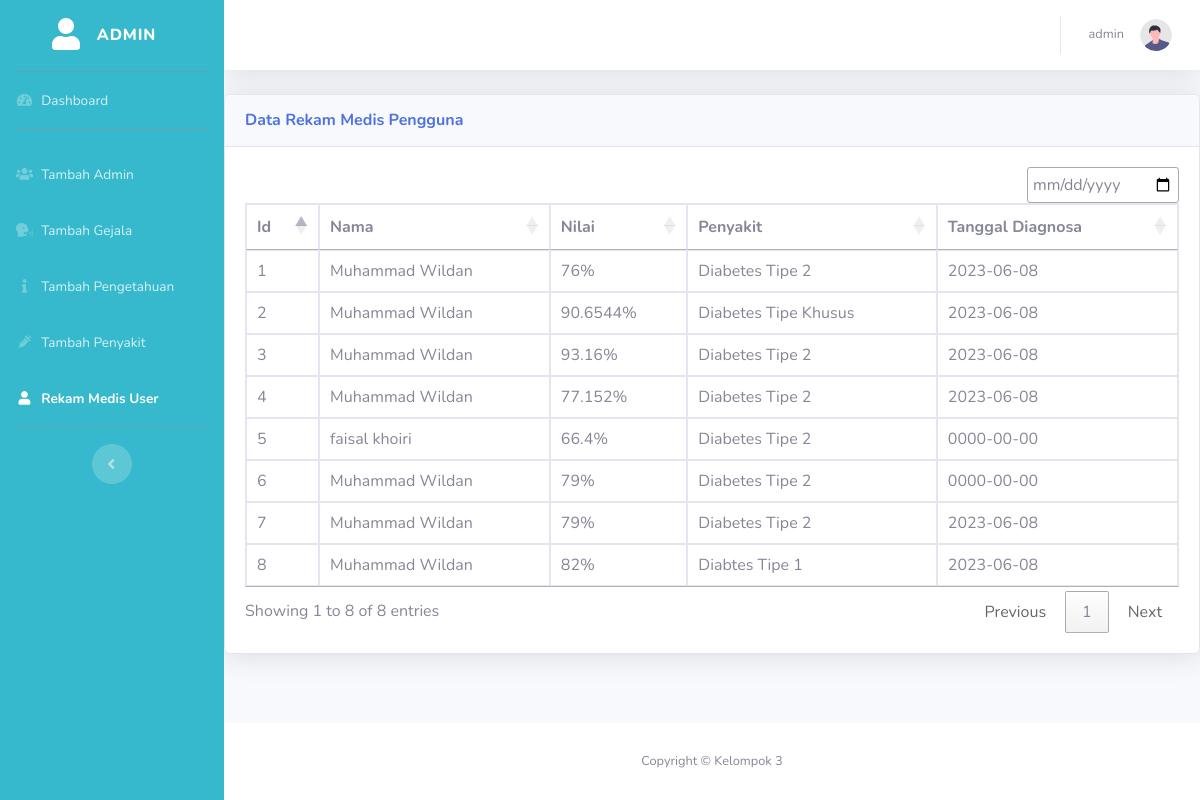
Page /rekammedis.php (signed in) on the committed database.
### tables this page shows
CREATE TABLE `catatanmedis` (
  `id` int(11) NOT NULL,
  `nama` varchar(255) NOT NULL,
  `nilai` varchar(255) NOT NULL,
  `penyakit` varchar(255) NOT NULL,
  `tgl_diagnosa` date NOT NULL DEFAULT current_timestamp()
);

### auth.php (called while the page is built, shortened)
<?php
  class auth
  {
    function koneksi (){
			 $host = 'localhost';
			 $name = 'root';
			 $pass = '';
			 $dbname = 'diagnosa';
			 $konek= mysqli_connect($host,$name,$pass,$dbname);
		if (mysqli_connect_errno()) {
			echo "DATABASE TIDAK ADA !  ".mysqli_connect_error();
		}else {
			$this->konek=$konek;
			return $this->konek;
		}
	}
		function select($table){
			$q = "SELECT * FROM ".$table;
			$exec=mysqli_query($this->konek,$q);
			while ($row = mysqli_fetch_array($exec)){
				$data[] = $row;
			}
			return $data;
		}
  }
 ?>

### rekammedis.php (the view, shortened to what this page needs)
<?php
include "auth.php";
$db=new auth();
$db->koneksi();
$db->notloggedin();
$db->notcrossuser();
?>
<!DOCTYPE html>
<html lang="en">
<head>
     <link href="https://cdn.jsdelivr.net/npm/bootstrap@5.1.3/dist/css/bootstrap.min.css" rel="stylesheet"
>
    <link href="vendor/fontawesome-free/css/all.min.css" rel="stylesheet" type="text/css">
    <link href="css/sb-admin-2.min.css" rel="stylesheet">
    <link href="https://cdn.datatables.net/1.13.4/css/jquery.dataTables.min.css" rel="stylesheet">
    <link href="https://cdn.datatables.net/buttons/2.3.6/css/buttons.dataTables.min.css" rel="stylesheet">
    <link href="https://cdn.datatables.net/datetime/1.4.1/css/dataTables.dateTime.min.css" rel="stylesheet">
</head>
<body id="page-top">
    <div id="wrapper">
        <ul class="navbar-nav bg-info sidebar sidebar-dark accordion" id="accordionSidebar">
<a class="sidebar-brand d-flex align-items-center justify-content-center" href="admin.php">
    <div class="sidebar-brand-icon ">
        <i class="fas fa-user"></i>
    </div>
    <div class="sidebar-brand-text mx-3">Admin</div>
</a>
<hr class="sidebar-divider my-0">
<li class="nav-item">
    <a class="nav-link" href="admin.php">
        <i class="fas fa-fw fa-tachometer-alt"></i>
        <span>Dashboard</span></a>
</li>
<hr class="sidebar-divider">
<li class="nav-item">
<a class="nav-link" href="tambahadmin.php">
        <i class="fas fa-fw fa-users"></i>
        <span> Tambah Admin</span>
    </a>
</li>
<li class="nav-item">
<a class="nav-link" href="tambahgejala.php">
        <i class="fas fa-fw fa-head-side-cough"></i>
        <span> Tambah Gejala</span>
    </a>
</li>
<li class="nav-item">
<a class="nav-link" href="tambahpengetahuan.php">
        <i class="fas fa-fw fa-info"></i>
        <span> Tambah Pengetahuan</span>
    </a>
</li>
<li class="nav-item">
<a class="nav-link" href="tambahpenyakit.php">
        <i class="fas fa-fw fa-syringe"></i>
        <span> Tambah Penyakit</span>
    </a>
</li>
<li class="nav-item active">
<a class="nav-link" href="rekammedis.php">
<i class="fas fa-fw fa-user"></i>
<span>Rekam Medis User</span>
</a>
</li>
<hr class="sidebar-divider d-none d-md-block">
<div class="text-center d-none d-md-inline">
    <button class="rounded-circle border-0" id="sidebarToggle"></button>
</div>
</ul>
        <div id="content-wrapper" class="d-flex flex-column">
            <div id="content">
                <nav class="navbar navbar-expand navbar-light bg-white topbar mb-4 static-top shadow">
                    <ul class="navbar-nav ml-auto">
                        <li class="nav-item dropdown no-arrow">
                            <a class="nav-link dropdown-toggle" href="#" id="userDropdown" role="button"
                                data-toggle="dropdown" aria-haspopup="true" aria-expanded="false">
                                <span class="mr-3 d-none d-lg-inline text-gray-600 small">
                                    <?php
                                     echo $_SESSION["nama"];
                                    ?>
                                </span>
                                <img class="img-profile rounded-circle" src="img/undraw_profile.svg">
                            </a>
                        </li>
                    </ul>
                </nav>
                <div class="card shadow mb-4">
                        <div class="card-header py-3">
                            <h6 class="m-0 font-weight-bold text-primary">Data Rekam Medis Pengguna</h6>
                        </div>
                        <div class="card-body">
                            <div class="table-responsive">
                                <table class="table table-bordered" id="example" width="100%" cellspacing="0">
                                    <thead>
                                        <tr>
                                            <th>Id</th>
                                            <th>Nama</th>
                                            <th>Nilai</th>
                                            <th>Penyakit</th>
                                            <th>Tanggal Diagnosa</th>
                                        </tr>
                                    </thead>
                                    <tbody>
                                    <?php foreach ($db->select('catatanmedis') as $show ) { ?>
                                    <tr>
                                        <td><?php echo $show['id']?></td>
                                        <td><?php echo $show['nama']?></td>
                                        <td><?php echo $show['nilai']?></td>
                                        <td><?php echo $show['penyakit']?></td>
                                        <td><?php echo $show['tgl_diagnosa']?></td>
                                    </tr><?php } ?>
                                    </tbody>
                                </table>
                            </div>
                        </div>
                    </div>
            </div>
                        <footer class="sticky-footer bg-white">
                    <div class="container my-auto">
                        <div class="copyright text-center my-auto">
                        <span>Copyright &copy;  Kelompok 3</span>
                        </div>
                    </div>
                 </footer>
        </div>
    </div>
</body>
</html>

### rows in the picture
catatanmedis: id "1", nama "Muhammad Wildan", nilai "76%", penyakit "Diabetes Tipe 2", tgl_diagnosa "2023-06-08"
catatanmedis: id "2", nama "Muhammad Wildan", nilai "90.6544%", penyakit "Diabetes Tipe Khusus", tgl_diagnosa "2023-06-08"
catatanmedis: id "3", nama "Muhammad Wildan", nilai "93.16%", penyakit "Diabetes Tipe 2", tgl_diagnosa "2023-06-08"
catatanmedis: id "4", nama "Muhammad Wildan", nilai "77.152%", penyakit "Diabetes Tipe 2", tgl_diagnosa "2023-06-08"
catatanmedis: id "5", nama "faisal khoiri", nilai "66.4%", penyakit "Diabetes Tipe 2", tgl_diagnosa "0000-00-00"
catatanmedis: id "6", nama "Muhammad Wildan", nilai "79%", penyakit "Diabetes Tipe 2", tgl_diagnosa "0000-00-00"
catatanmedis: id "7", nama "Muhammad Wildan", nilai "79%", penyakit "Diabetes Tipe 2", tgl_diagnosa "2023-06-08"
catatanmedis: id "8", nama "Muhammad Wildan", nilai "82%", penyakit "Diabtes Tipe 1", tgl_diagnosa "2023-06-08"

### other values in the picture
$_SESSION["nama"] "admin"
